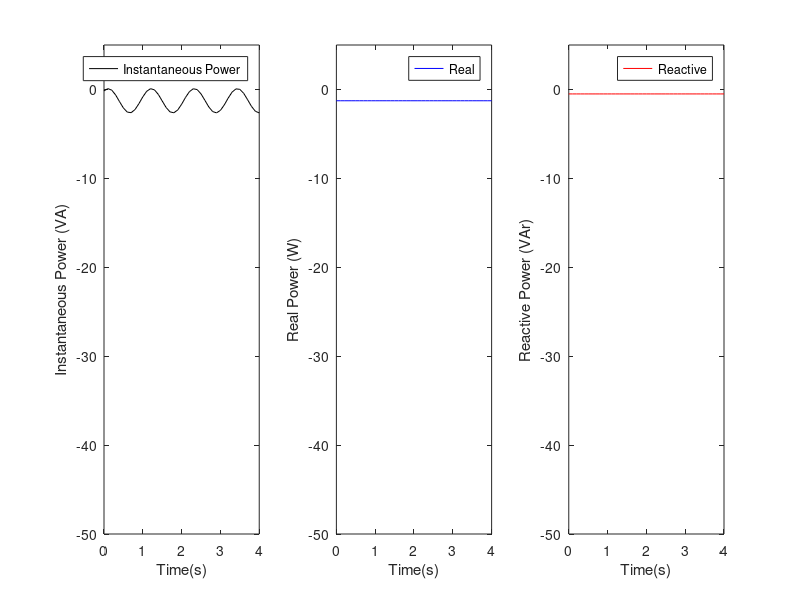

Recreate this plot in MATLAB.
x1= (0:.1:4);

y1=15.19*.09*cos(85.2)-15.19*.09*cos(120*x1-84.2);
y2=15.19*.09*cos(85.2)+0*x1;
y3=15.19*.09*sin(85.2)+0*x1;

subplot(1,3,1)
plot(x1,y1,'k')
legend('Instantaneous Power')
xlabel('Time(s)')
ylabel('Instantaneous Power (VA)')
ylim([-50 5])

subplot(1,3,2)
plot(x1,y2,'b')
legend('Real')
xlabel('Time(s)')
ylabel('Real Power (W)')
ylim([-50 5])

subplot(1,3,3)
plot(x1,y3,'r')
legend('Reactive')
xlabel('Time(s)')
ylabel('Reactive Power (VAr)')
ylim([-50 5])